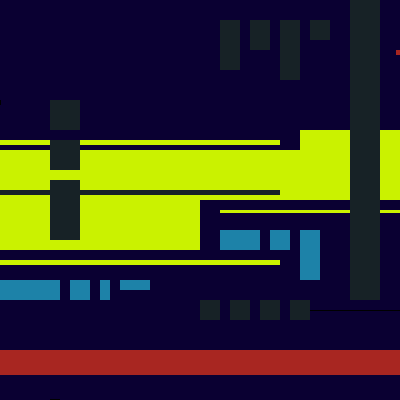
Frame 1 (no input)
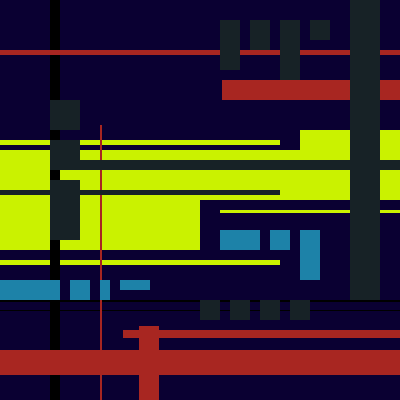
Frame 60 (the mouse pressed at the canvas centre just before this capture)
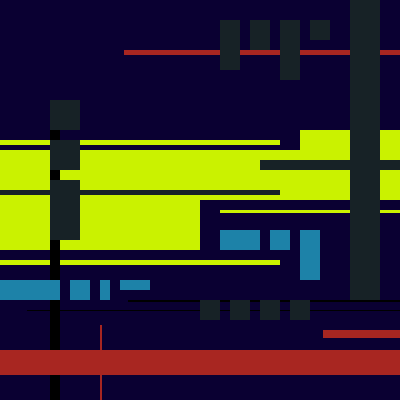
Frame 120 (the mouse held since frame 60 and released just before this capture)

The Processing sketch that drew these frames (run headless with seeded random() and noise(); from frame 60 on, the mouse is pressed at the canvas centre):

// Processing sketch: processing_36421
// ── processing_36421.pde

//homework3
//copyright Joel McCullough Sept.6,2011 Pittsburgh PA 15221
//swipe the screen then let go of mouse, it animates after
//click to change background color
float x=20, y=20;//variable declarations

int value = 0;

void setup()
{
  size(400, 400);
  smooth();
  fill(202, 242, 0);
  frameRate(50);
  noCursor();
  noStroke();

  background(46, 50, 51);
  int value = 0;
}
void draw()
{
  background(value+10,value,value+50);
  fill(202, 242, 0);
  rect(0, 150, 200, 100);
  rect(200, 150, 200, 50);
  rect(0, 260, 280, 5);
  rect(220, 210, 180, 3);
  rect(0, 140, 280, 5);
  rect(300, 130, 100, 40);
  
  //moving rectangles
  fill(value, value, value);
  rect(0, 100, ++mouseX, 5);//not exactly sure what this does, I stumbled upon it
  rect(400, 300, --mouseX, 2);
  rect(400, 310, --mouseX-100, 1);
  rect(0, 290, ++mouseX, 3);
  fill(value, value, value);
  rect(50, 400, 10, --mouseX);
  fill(168, 38, 33);
  rect(139, 400, 20, --mouseX+400);
  rect(100,400,2,--mouseX+200);
  rect(0, 350, 400, 25);
  rect(400,50,--mouseX,5);
  rect(400,330,--mouseX+200,8);
  rect(400,80,--mouseX+300,20);
  rect(300, 400, --mouseX, 20);
  fill(23,34,38);
  rect(400,160,--mouseX+140,10);
  rect(350,0,30,300);
  rect(0,190,280,5);
  //group1
  rect(200,300,20,20);
  rect(230,300,20,20);
  rect(260,300,20,20);
  rect(290,300,20,20);
  //group2
  rect(50,100,30,30);
  rect(50,140,30,30);
  rect(50,180,30,60);
  //group3
  rect(220,20,20,50);
  rect(250,20,20,30);
  rect(280,20,20,60);
  rect(310,20,20,20);
  //groupB
  fill(29,130,168);
  rect(0,280,60,20);
  rect(70,280,20,20);
  rect(100,280,10,20);
  rect(120,280,30,10);
  //B2
  rect(220,230,40,20);
  rect(270,230,20,20);
  rect(300,230,20,50);
  
  //fill(105,115,31);
  //rect(0,20,mouseX+40,20);
}
void mouseReleased()
{
  if (value == 0)
  {
    value = 20;
  }
  else
  {
    value = 0;
  }
}
                
